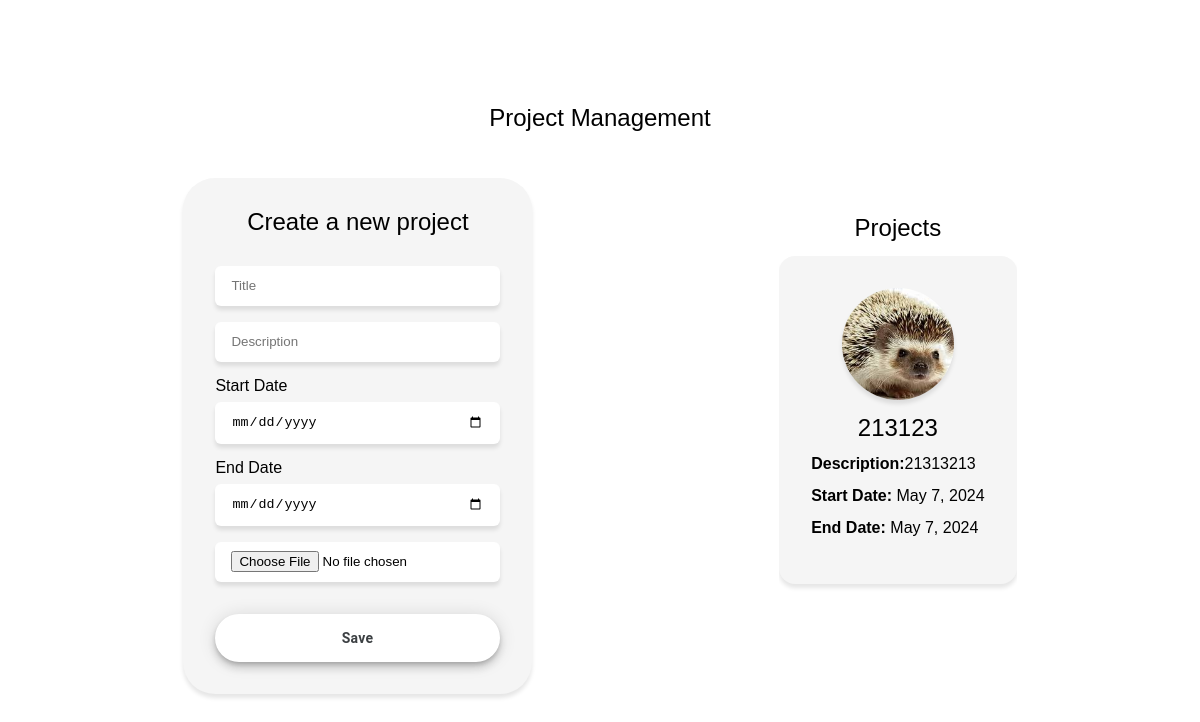
The app's page /, older data.
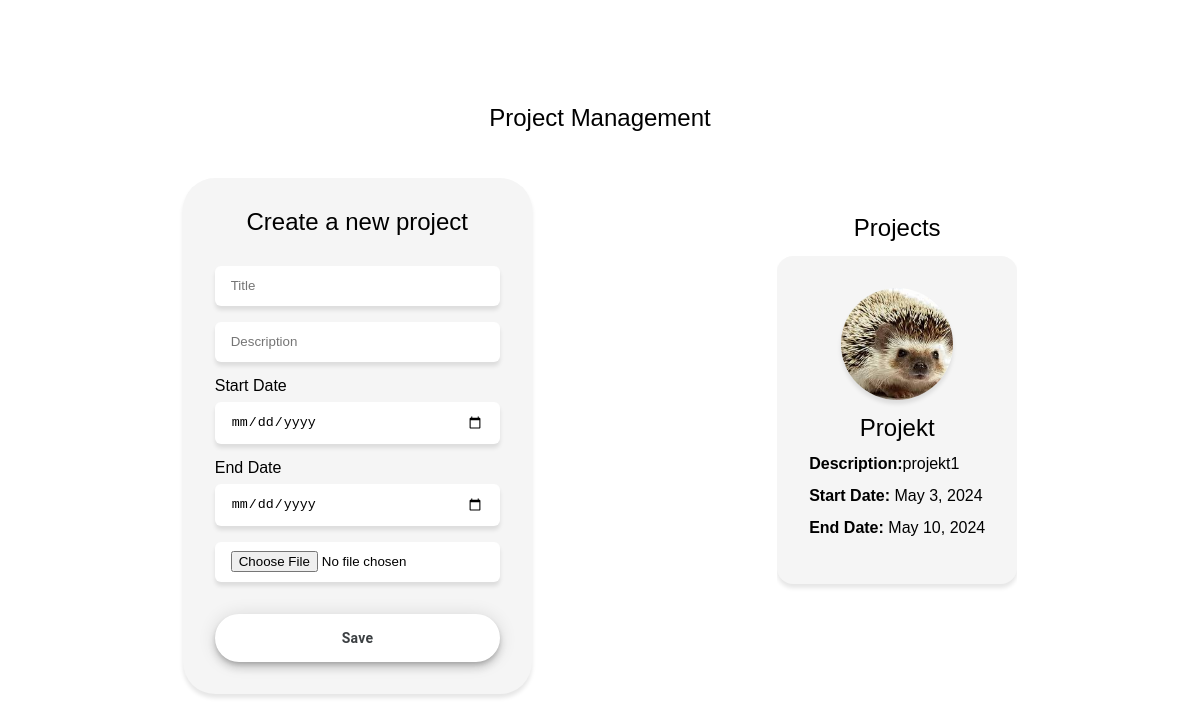
The same page, newer data.
### www/models.py (models this page shows, shortened)
class Project(models.Model):
    title = models.CharField(max_length=50)
    description = models.TextField(max_length=100)
    start_date = models.DateField()
    end_date = models.DateField()
    photo = models.ImageField(upload_to='images')

### www/views.py (the view)
# urls.py: path('', views.index, name='index'),
def index(request):
    if request.method == 'POST':
        form = ProjectForm(request.POST, request.FILES)
        if form.is_valid():
            form.save()
            return redirect('index')
    else:
        form = ProjectForm()
        projects_list = Project.objects.all()
    return render(request, 'www/index.html', {'project_form': form,'projects_list':projects_list})

### www/forms.py
class ProjectForm(forms.ModelForm):
    title = forms.CharField(max_length=50, widget=forms.TextInput(attrs={'placeholder': 'Title'}))
    description = forms.CharField(max_length=100, widget=forms.TextInput(attrs={'placeholder': 'Description'}))
    start_date = forms.DateField(widget=forms.DateInput(attrs={'type': 'date', 'placeholder': 'Start Date'}))
    end_date = forms.DateField(widget=forms.DateInput(attrs={'type': 'date', 'placeholder': 'End Date'}))
    photo = forms.ImageField(widget=forms.FileInput(attrs={'placeholder': 'Choose a photo'}))
    class Meta:
        model = Project
        fields = '__all__'

### www/templates/www/index.html (shortened to what this page needs)
<!DOCTYPE html>
<html lang="en">
<head>
    {% load static %}
    <link rel="stylesheet" href="{% static 'reset.css' %}">
    <link rel="stylesheet" href="{% static 'main.css' %}">
</head>
<body>
    <main>
        <h1>Project Management</h1>
        <div class="container">
            <div class="project_form">
                <h2>Create a new project</h2>
                <form method="post" enctype="multipart/form-data">
                    {{ project_form.title }}
                    {{ project_form.description }}
                    <label>Start Date</label>
                    {{ project_form.start_date }}
                    <label>End Date</label>
                    {{ project_form.end_date }}
                    {{ project_form.photo }}
                    <button type="submit">Save</button>
                </form>
            </div>
            <div class="projects">
                <h2>Projects</h2>
                    <div class="projects_list">
                    {% for project in projects_list %}
                        <a class="project" href="{% url 'project_detail' project.id %}">
                            <img class="photo" src="{{project.photo.url }}" alt="{{ project.title }}" width="100">
                            <h2>{{ project.title }}</h2>
                            <p><span>Description:</span>{{ project.description }}</p>
                            <p><span>Start Date:</span> {{ project.start_date }}</p>
                            <p><span>End Date:</span> {{ project.end_date }}</p>
                        </a>
                    {% endfor %}
                    </div>
            </div>
        </div>
    </main>
</body>
</html>

Row changes from the older to the newer data that the page shows:
removed Project: photo (picture), title "213123", description "21313213", start_date "May 7, 2024", end_date "May 7, 2024"
added Project: photo (picture), title "Projekt", description "projekt1", start_date "May 3, 2024", end_date "May 10, 2024"
